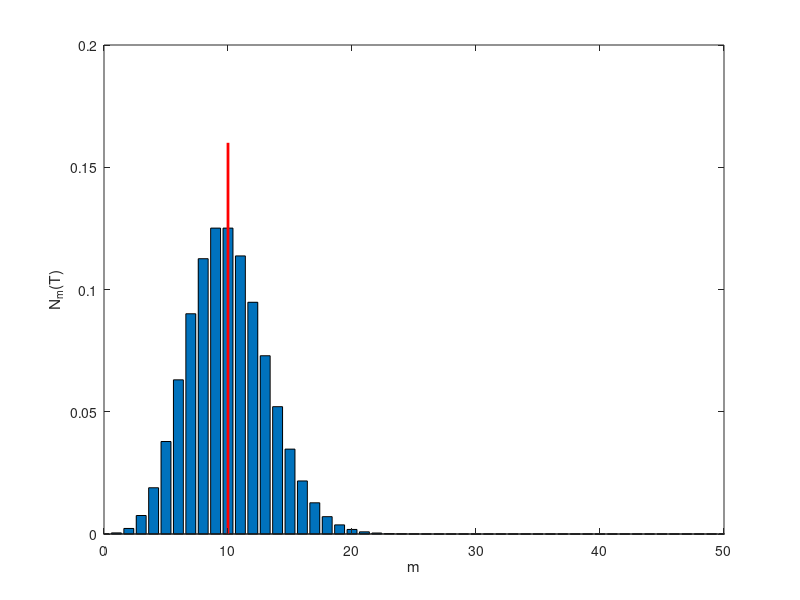

Source code (MATLAB): (Note: this script raises an error after producing the figure.)
mean_count = 10;
maxplot_count = 50;
bar([0:1:maxplot_count],...
    poisspdf([0:1:maxplot_count],mean_count));
hold on
plot(mean_count*[1,1],get(gca,'ylim'),'r','Linewidth',2);
set(gca,'xlim',[0 maxplot_count])
xlabel('m')
ylabel('N_m(T)');
suptitle(['Poisson, Mean = ',int2str(mean_count),' events in T']);